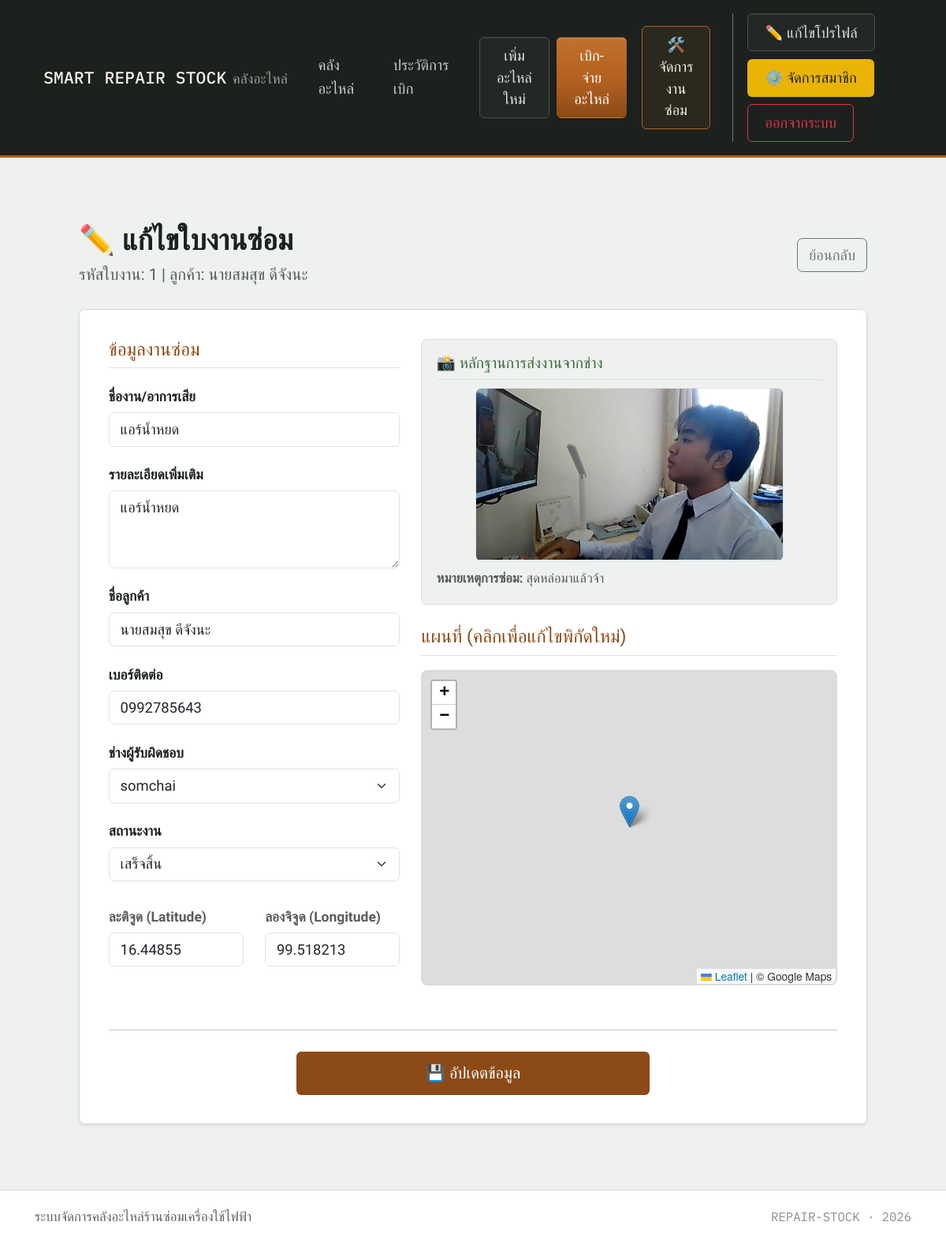
The app's page /services/edit/1/ (signed in) with its own data.
### services/models.py (models this page shows, shortened)
class ServiceJob(models.Model):
    STATUS_CHOICES = [
        ('pending', 'รอดำเนินการ'),
        ('in_progress', 'กำลังซ่อม'),
        ('pending_approval', 'ส่งงานแล้ว (รอตรวจสอบ)'), # เพิ่มสถานะใหม่
        ('completed', 'เสร็จสิ้น'),
        ('cancelled', 'ยกเลิก'),
    ]
    title = models.CharField(max_length=200, verbose_name="ชื่องาน/อาการเสีย")
    description = models.TextField(blank=True, verbose_name="รายละเอียดเพิ่มเติม")
    customer_name = models.CharField(max_length=100, verbose_name="ชื่อลูกค้า")
    customer_phone = models.CharField(max_length=20, verbose_name="เบอร์ติดต่อ")
    technician = models.ForeignKey(User, on_delete=models.SET_NULL, null=True, blank=True,
                                   related_name='assigned_jobs', verbose_name="ช่างผู้รับผิดชอบ")
    status = models.CharField(max_length=20, choices=STATUS_CHOICES, default='pending', verbose_name="สถานะงาน")
    latitude = models.FloatField(null=True, blank=True, verbose_name="ละติจูด")
    longitude = models.FloatField(null=True, blank=True, verbose_name="ลองจิจูด")
    completion_image = models.ImageField(upload_to='service_completions/', null=True, blank=True, verbose_name="รูปภาพส่งงาน")
    completion_note = models.TextField(blank=True, verbose_name="หมายเหตุการส่งงาน")
    created_at = models.DateTimeField(auto_now_add=True, verbose_name="วันที่รับงาน")
    updated_at = models.DateTimeField(auto_now=True, verbose_name="อัปเดตล่าสุด")

### services/views.py (the view)
# urls.py: path('edit/<int:job_id>/', views.edit_service_job, name='edit_job'),
@staff_member_required(login_url='accounts:login')
def edit_service_job(request, job_id):
    job = get_object_or_404(ServiceJob, id=job_id)
    if request.method == 'POST':
        form = ServiceJobForm(request.POST, instance=job)
        if form.is_valid():
            form.save()
            messages.success(request, 'อัปเดตข้อมูลใบงานสำเร็จ!')
            return redirect('services:job_list')
    else:
        form = ServiceJobForm(instance=job)
    return render(request, 'services/edit_job.html', {'form': form, 'job': job})

### services/templates/services/edit_job.html (shortened to what this page needs)
{% extends 'base.html' %}
{% block content %}
<link rel="stylesheet" href="https://unpkg.com/leaflet@1.9.4/dist/leaflet.css" />
<div class="page-wrap">
    <div class="d-flex justify-content-between align-items-center mb-4">
        <div>
            <h2 class="mb-1" style="color: var(--ink); font-weight: 600;">✏️ แก้ไขใบงานซ่อม</h2>
            <p class="text-muted mb-0">รหัสใบงาน: {{ job.id }} | ลูกค้า: {{ job.customer_name }}</p>
        </div>
        <a href="{% url 'services:job_list' %}" class="btn btn-outline-secondary">ย้อนกลับ</a>
    </div>
    <div class="card-panel shadow-sm">
        <form method="POST">
            <div class="row g-4">
                <div class="col-lg-5">
                    <h5 class="border-bottom pb-2 mb-3" style="color: var(--copper-deep);">ข้อมูลงานซ่อม</h5>
                    {% for field in form %}
                        {% if field.name != 'latitude' and field.name != 'longitude' %}
                            <div class="mb-3">
                                <label class="form-label">{{ field.label }}</label>
                                {{ field }}
                            </div>
                        {% endif %}
                    {% endfor %}
                    <div class="row mt-4">
                        <div class="col-6">
                            <label class="form-label text-muted small">ละติจูด (Latitude)</label>
                            {{ form.latitude }}
                        </div>
                        <div class="col-6">
                            <label class="form-label text-muted small">ลองจิจูด (Longitude)</label>
                            {{ form.longitude }}
                        </div>
                    </div>
                </div>
                <div class="col-lg-7">
                    {% if job.completion_image %}
                    <div class="mb-4 p-3 rounded" style="background: var(--paper); border: 1px solid var(--line);">
                        <h5 class="border-bottom pb-2 mb-2" style="color: #3a6b3f; font-size: 1.05rem;">📸 หลักฐานการส่งงานจากช่าง</h5>
                        <div class="text-center mb-2">
                            <a href="{{ job.completion_image.url }}" target="_blank">
                                <img src="{{ job.completion_image.url }}" class="img-fluid rounded border" style="max-height: 220px; object-fit: contain;">
                            </a>
                        </div>
                        <p class="mb-0 text-muted" style="font-size: 0.9rem;">
                            <strong>หมายเหตุการซ่อม:</strong> {{ job.completion_note|default:"- ไม่มีระบุ -" }}
                        </p>
                    </div>
                    {% endif %}
                    <div class="d-flex justify-content-between align-items-center border-bottom pb-2 mb-3">
                        <h5 class="mb-0" style="color: var(--copper-deep);">แผนที่ (คลิกเพื่อแก้ไขพิกัดใหม่)</h5>
                    </div>
                    <div id="map"></div>
                </div>
            </div>
            <hr class="mt-5 mb-4">
            <div class="row justify-content-center">
                <div class="col-md-6">
                    <button type="submit" class="btn-submit">💾 อัปเดตข้อมูล</button>
                </div>
            </div>
        </form>
    </div>
</div>
{% endblock %}

### parts_app/templates/base.html (style rules this page uses)
:root { --paper: #eef1ee; --panel: #ffffff; --ink: #1c211e; --line: #d7ddd8; --copper: #b2601f; --copper-deep: #8c4a17; --muted: #5c645f; }
* { box-sizing: border-box; }
html { font-size: 115%; }
body { background-color: var(--paper); display: flex; flex-direction: column; min-height: 100vh; font-family: 'Sarabun', 'Segoe UI', system-ui, -apple-system, sans-serif; color: var(--ink); line-height: 1.6; }

### services/templates/services/edit_job.html (style rules this page uses)
.page-wrap { max-width: 1000px; margin: 0 auto; padding: 1.5rem 0; }
.card-panel { background: #fff; border: 1px solid var(--line); border-radius: 8px; padding: 2rem; }
#map { height: 400px; width: 100%; border-radius: 8px; border: 2px solid var(--line); z-index: 1; }
.form-label { font-weight: 600; color: var(--ink); font-size: 0.95rem; margin-bottom: 0.3rem; }
.btn-submit { background-color: var(--copper-deep); color: white; padding: 0.6rem 1.5rem; font-weight: 500; border-radius: 6px; border: none; width: 100%; transition: 0.2s; }

### records on screen
ServiceJob: id "1", customer_name "นายสมสุข ดีจังนะ", form "แอร์น้ำหยด" "แอร์น้ำหยด" "นายสมสุข ดีจังนะ" "0992785643" "somchai" "เสร็จสิ้น", latitude "16.44855", longitude "99.518213", completion_image (picture), completion_note "สุดหล่อมาแล้วจ้า"

### other values on screen
{{ field.label }} "ชื่องาน/อาการเสีย" "รายละเอียดเพิ่มเติม" "ชื่อลูกค้า" "เบอร์ติดต่อ" "ช่างผู้รับผิดชอบ" "สถานะงาน"
